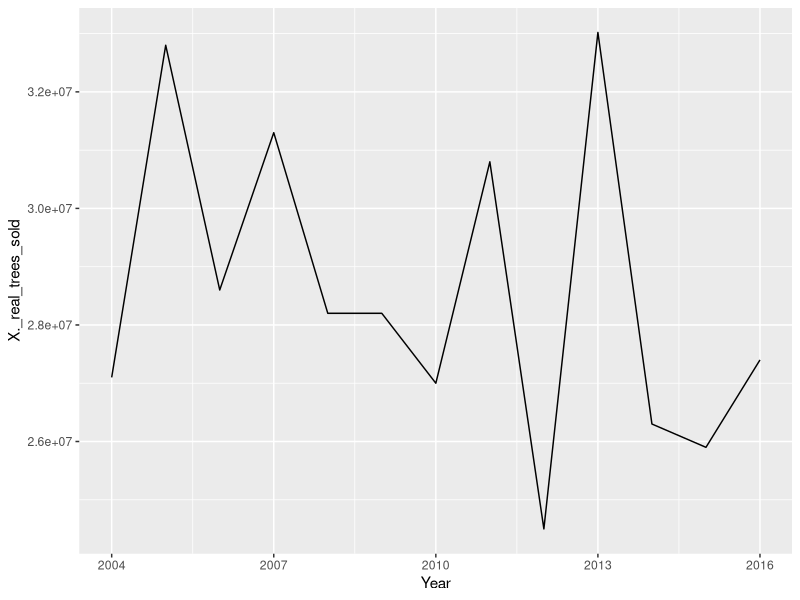
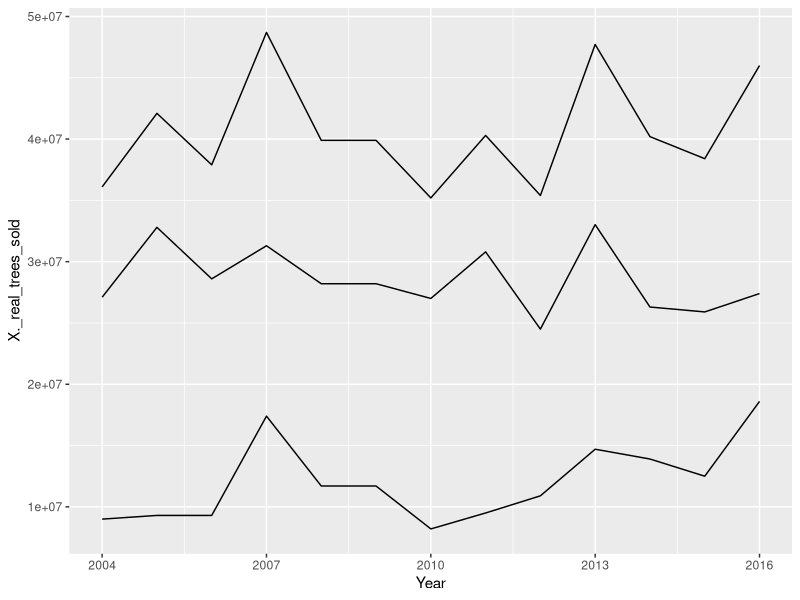
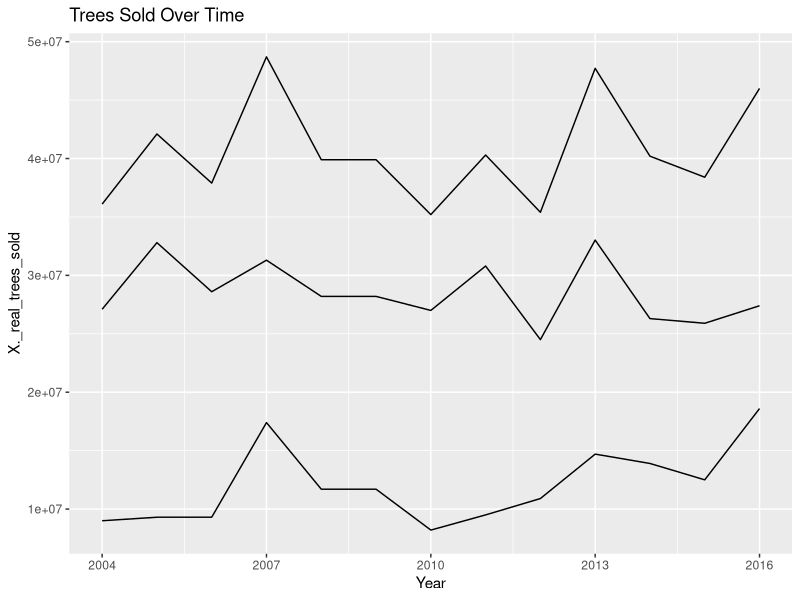
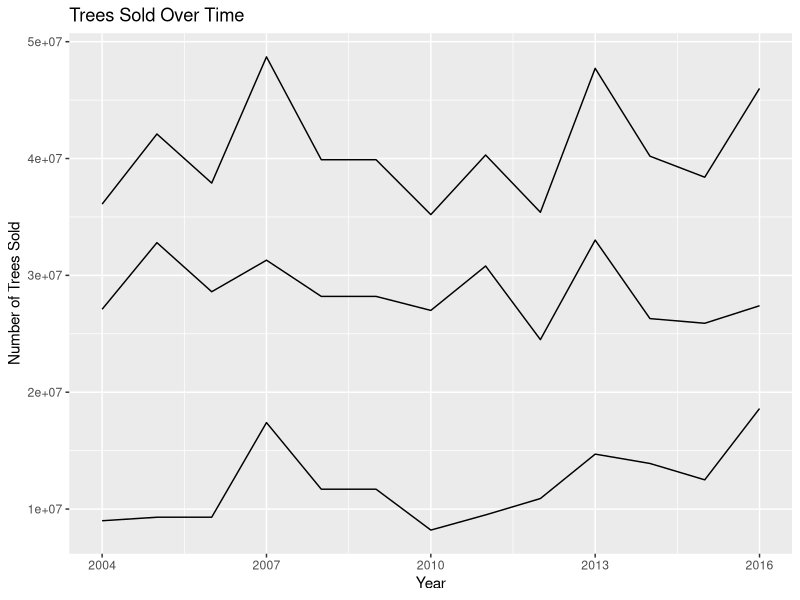
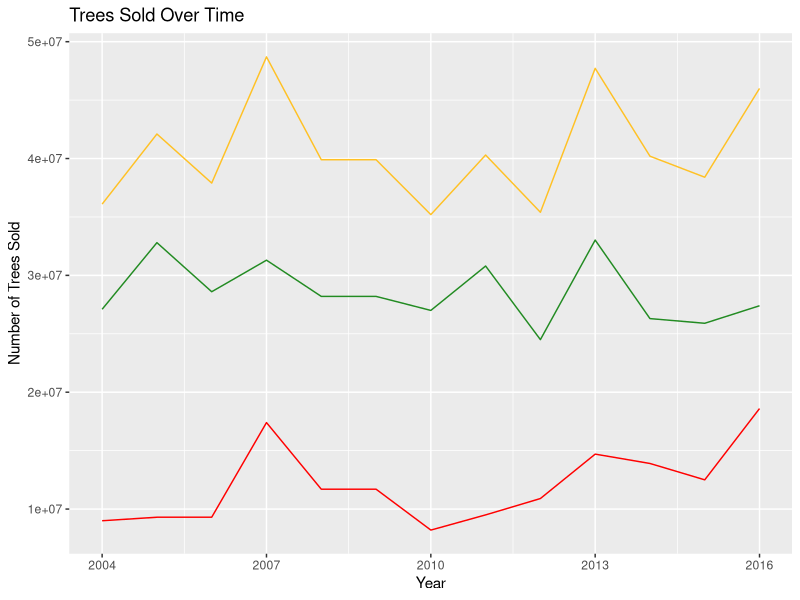
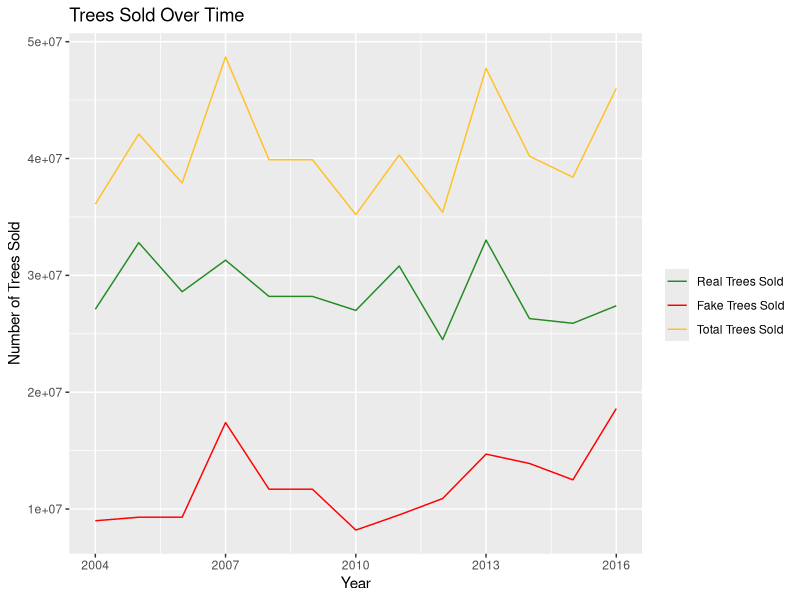

These charts were generated, in order, by the following R code:
# Install Packages
install.packages("dplyr")
install.packages("tidyverse")
install.packages("ggplot2")
install.packages("readr")
install.packages("gridextra")
install.packages("rmarkdown")

# Libraries
library(dplyr)
library(tidyverse)
library(ggplot2)
library(readr)
library(gridExtra)
library(rmarkdown)

Tree_Data <- read.csv("Christmas_Tree.csv") # Loading Tree Data

## Simple Line Chart
ggplot(Tree_Data, aes(x=Year, y=X._real_trees_sold)) + # Year is on the X-axis, Real trees sold is on the y axis
  geom_line() # Makes it a line chart

## Line Chart with all three trakced
ggplot(Tree_Data, aes(x=Year)) +
  geom_line(aes(y = X._real_trees_sold)) +
  geom_line(aes(y = X._fake_trees_sold)) +
  geom_line(aes(y = total_trees_sold))

## Add a title
ggplot(Tree_Data, aes(x=Year)) +
  geom_line(aes(y = X._real_trees_sold)) + # Line for real trees sold
  geom_line(aes(y = X._fake_trees_sold)) + # Line for fake trees sold
  geom_line(aes(y = total_trees_sold)) + # Line for total trees sold
  ggtitle("Trees Sold Over Time") # Title

## Add x and y axis labels
ggplot(Tree_Data, aes(x=Year)) +
  geom_line(aes(y = X._real_trees_sold)) + # Line for real trees sold
  geom_line(aes(y = X._fake_trees_sold)) + # Line for fake trees sold
  geom_line(aes(y = total_trees_sold)) + # Line for total trees sold
  ggtitle("Trees Sold Over Time") + # Title
  labs(y = "Number of Trees Sold", x = "Year") # Y and x labels

## Adding Colors To The Lines
ggplot(Tree_Data, aes(x=Year)) +
  geom_line(aes(y = X._real_trees_sold), color = "forestgreen") + # Line for real trees sold, changing color
  geom_line(aes(y = X._fake_trees_sold), color = "red") + # Line for fake trees sold, changing color
  geom_line(aes(y = total_trees_sold), color = "goldenrod1") + # Line for total trees sold, changing color
  ggtitle("Trees Sold Over Time") + # Title
  labs(y = "Number of Trees Sold", x = "Year") # Y and x labels

## Adding a Legend

ggplot(Tree_Data, aes(x=Year)) +
  geom_line(aes(y = X._real_trees_sold, color = "Real Trees Sold")) + # Line for real trees sold, changing color
  geom_line(aes(y = X._fake_trees_sold, color = "Fake Trees Sold")) + # Line for fake trees sold, changing color
  geom_line(aes(y = total_trees_sold, color = "Total Trees Sold")) + # Line for total trees sold, changing color
  ggtitle("Trees Sold Over Time") + # Title
  scale_colour_manual("", breaks = c("Real Trees Sold", "Fake Trees Sold", "Total Trees Sold"), # Making the Legend
  values = c("forestgreen", "red", "goldenrod1")) + # Assigning colors to each of the lines
  labs(y = "Number of Trees Sold", x = "Year") # Y and x labels


# Connected Scatterplot
